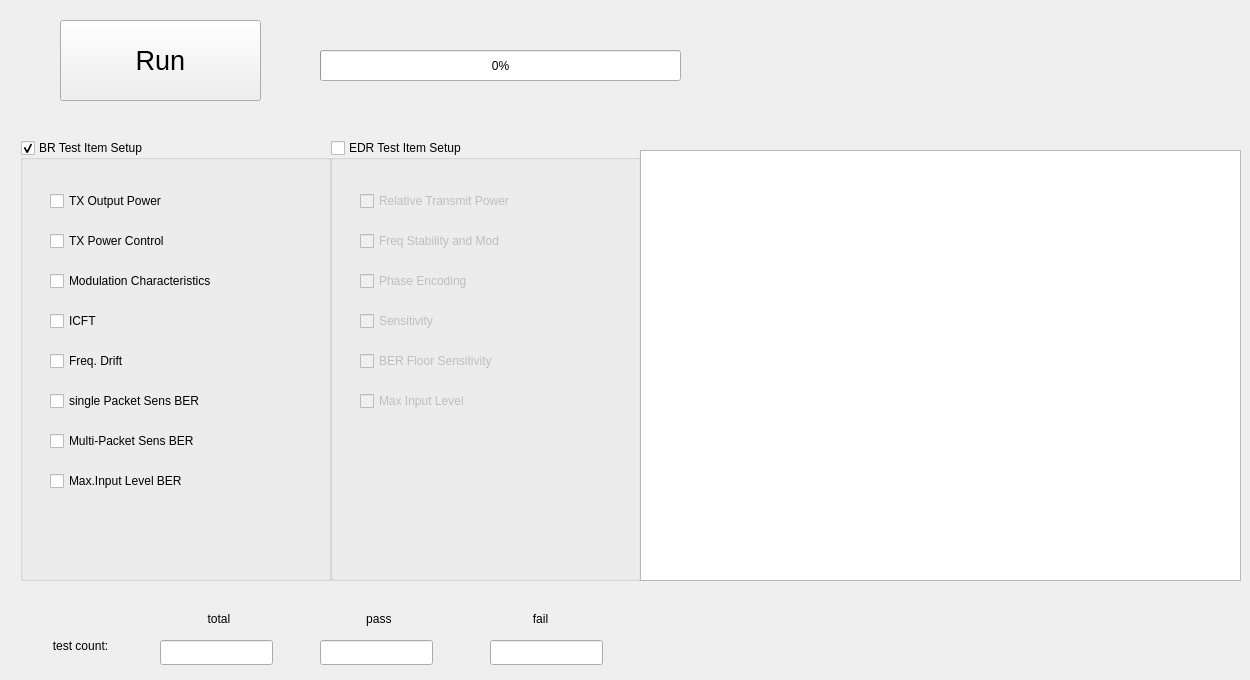
        <widget class="QWidget" name="tab_2">
         <attribute name="title">
          <string>Run BT Test</string>
         </attribute>
         <widget class="QGroupBox" name="groupBox_brtestitem">
          <property name="geometry">
           <rect>
            <x>20</x>
            <y>140</y>
            <width>311</width>
            <height>441</height>
           </rect>
          </property>
          <property name="title">
           <string>BR Test Item Setup</string>
          </property>
          <property name="flat">
           <bool>false</bool>
          </property>
          <property name="checkable">
           <bool>true</bool>
          </property>
          <property name="checked">
           <bool>true</bool>
          </property>
          <widget class="QCheckBox" name="checkBox_test001">
           <property name="geometry">
            <rect>
             <x>30</x>
             <y>50</y>
             <width>261</width>
             <height>22</height>
            </rect>
           </property>
           <property name="text">
            <string>TX Output Power</string>
           </property>
          </widget>
          <widget class="QCheckBox" name="checkBox_test002">
           <property name="geometry">
            <rect>
             <x>30</x>
             <y>90</y>
             <width>261</width>
             <height>22</height>
            </rect>
           </property>
           <property name="text">
            <string>TX Power Control</string>
           </property>
          </widget>
          <widget class="QCheckBox" name="checkBox_test003">
           <property name="geometry">
            <rect>
             <x>30</x>
             <y>130</y>
             <width>261</width>
             <height>22</height>
            </rect>
           </property>
           <property name="text">
            <string>Modulation Characteristics</string>
           </property>
          </widget>
          <widget class="QCheckBox" name="checkBox_test004">
           <property name="geometry">
            <rect>
             <x>30</x>
             <y>170</y>
             <width>261</width>
             <height>22</height>
            </rect>
           </property>
           <property name="text">
            <string>ICFT</string>
           </property>
          </widget>
          <widget class="QCheckBox" name="checkBox_test005">
           <property name="geometry">
            <rect>
             <x>30</x>
             <y>210</y>
             <width>261</width>
             <height>22</height>
            </rect>
           </property>
           <property name="text">
            <string>Freq. Drift</string>
           </property>
          </widget>
          <widget class="QCheckBox" name="checkBox_test007">
           <property name="geometry">
            <rect>
             <x>30</x>
             <y>290</y>
             <width>261</width>
             <height>22</height>
            </rect>
           </property>
           <property name="text">
            <string>Multi-Packet Sens BER</string>
           </property>
          </widget>
          <widget class="QCheckBox" name="checkBox_test008">
           <property name="geometry">
            <rect>
             <x>30</x>
             <y>330</y>
             <width>261</width>
             <height>22</height>
            </rect>
           </property>
           <property name="text">
            <string>Max.Input Level BER</string>
           </property>
          </widget>
          <widget class="QCheckBox" name="checkBox_test006">
           <property name="geometry">
            <rect>
             <x>30</x>
             <y>250</y>
             <width>261</width>
             <height>22</height>
            </rect>
           </property>
           <property name="text">
            <string>single Packet Sens BER</string>
           </property>
          </widget>
         </widget>
         <widget class="QGroupBox" name="groupBox_edrtestitem">
          <property name="geometry">
           <rect>
            <x>330</x>
            <y>140</y>
            <width>311</width>
            <height>441</height>
           </rect>
          </property>
          <property name="title">
           <string>EDR Test Item Setup</string>
          </property>
          <property name="checkable">
           <bool>true</bool>
          </property>
          <property name="checked">
           <bool>false</bool>
          </property>
          <widget class="QCheckBox" name="checkBox_test009">
           <property name="geometry">
            <rect>
             <x>30</x>
             <y>50</y>
             <width>261</width>
             <height>22</height>
            </rect>
           </property>
           <property name="text">
            <string>Relative Transmit Power</string>
           </property>
          </widget>
          <widget class="QCheckBox" name="checkBox_test010">
           <property name="geometry">
            <rect>
             <x>30</x>
             <y>90</y>
             <width>261</width>
             <height>22</height>
            </rect>
           </property>
           <property name="text">
            <string>Freq Stability and Mod</string>
           </property>
          </widget>
          <widget class="QCheckBox" name="checkBox_test011">
           <property name="geometry">
            <rect>
             <x>30</x>
             <y>130</y>
             <width>261</width>
             <height>22</height>
            </rect>
           </property>
           <property name="text">
            <string>Phase Encoding</string>
           </property>
          </widget>
          <widget class="QCheckBox" name="checkBox_test012">
           <property name="geometry">
            <rect>
             <x>30</x>
             <y>170</y>
             <width>261</width>
             <height>22</height>
            </rect>
           </property>
           <property name="text">
            <string>Sensitivity</string>
           </property>
          </widget>
          <widget class="QCheckBox" name="checkBox_test013">
           <property name="geometry">
            <rect>
             <x>30</x>
             <y>210</y>
             <width>261</width>
             <height>22</height>
            </rect>
           </property>
           <property name="text">
            <string>BER Floor Sensitivity</string>
           </property>
          </widget>
          <widget class="QCheckBox" name="checkBox_test014">
           <property name="geometry">
            <rect>
             <x>30</x>
             <y>250</y>
             <width>261</width>
             <height>22</height>
            </rect>
           </property>
           <property name="text">
            <string>Max Input Level</string>
           </property>
          </widget>
         </widget>
         <widget class="QPushButton" name="pushButton_run">
          <property name="geometry">
           <rect>
            <x>60</x>
            <y>20</y>
            <width>201</width>
            <height>81</height>
           </rect>
          </property>
          <property name="font">
           <font>
            <pointsize>20</pointsize>
           </font>
          </property>
          <property name="mouseTracking">
           <bool>true</bool>
          </property>
          <property name="text">
           <string>Run</string>
          </property>
          <property name="autoRepeat">
           <bool>false</bool>
          </property>
         </widget>
         <widget class="QLabel" name="label_runresult">
          <property name="geometry">
           <rect>
            <x>710</x>
            <y>10</y>
            <width>491</width>
            <height>81</height>
           </rect>
          </property>
          <property name="font">
           <font>
            <pointsize>36</pointsize>
           </font>
          </property>
          <property name="text">
           <string/>
          </property>
          <property name="alignment">
           <set>Qt::AlignCenter</set>
          </property>
         </widget>
         <widget class="QTextBrowser" name="textBrowser">
          <property name="geometry">
           <rect>
            <x>640</x>
            <y>150</y>
            <width>601</width>
            <height>431</height>
           </rect>
          </property>
          <property name="palette">
           <palette>
            <active>
             <colorrole role="Text">
              <brush brushstyle="SolidPattern">
               <color alpha="255">
                <red>0</red>
                <green>0</green>
                <blue>0</blue>
               </color>
              </brush>
             </colorrole>
            </active>
            <inactive>
             <colorrole role="Text">
              <brush brushstyle="SolidPattern">
               <color alpha="255">
                <red>0</red>
                <green>0</green>
                <blue>0</blue>
               </color>
              </brush>
             </colorrole>
            </inactive>
            <disabled>
             <colorrole role="Text">
              <brush brushstyle="SolidPattern">
               <color alpha="255">
                <red>120</red>
                <green>120</green>
                <blue>120</blue>
               </color>
              </brush>
             </colorrole>
            </disabled>
           </palette>
          </property>
          <property name="cursor" stdset="0">
           <cursorShape>IBeamCursor</cursorShape>
          </property>
          <property name="readOnly">
           <bool>false</bool>
          </property>
          <property name="html">
           <string>&lt;!DOCTYPE HTML PUBLIC &quot;-//W3C//DTD HTML 4.0//EN&quot; &quot;http://www.w3.org/TR/REC-html40/strict.dtd&quot;&gt;
&lt;html&gt;&lt;head&gt;&lt;meta name=&quot;qrichtext&quot; content=&quot;1&quot; /&gt;&lt;style type=&quot;text/css&quot;&gt;
p, li { white-space: pre-wrap; }
&lt;/style&gt;&lt;/head&gt;&lt;body style=&quot; font-family:'Arial'; font-size:9pt; font-weight:400; font-style:normal;&quot;&gt;
&lt;p style=&quot;-qt-paragraph-type:empty; margin-top:0px; margin-bottom:0px; margin-left:0px; margin-right:0px; -qt-block-indent:0; text-indent:0px;&quot;&gt;&lt;br /&gt;&lt;/p&gt;&lt;/body&gt;&lt;/html&gt;</string>
          </property>
          <property name="overwriteMode">
           <bool>true</bool>
          </property>
          <property name="cursorWidth">
           <number>10</number>
          </property>
          <property name="openExternalLinks">
           <bool>true</bool>
          </property>
         </widget>
         <widget class="QProgressBar" name="progressBar">
          <property name="geometry">
           <rect>
            <x>320</x>
            <y>50</y>
            <width>361</width>
            <height>31</height>
           </rect>
          </property>
          <property name="value">
           <number>0</number>
          </property>
         </widget>
         <widget class="QLabel" name="label_fiallog">
          <property name="geometry">
           <rect>
            <x>700</x>
            <y>109</y>
            <width>531</width>
            <height>31</height>
           </rect>
          </property>
          <property name="text">
           <string/>
          </property>
          <property name="alignment">
           <set>Qt::AlignCenter</set>
          </property>
         </widget>
         <widget class="QLabel" name="label_72">
          <property name="geometry">
           <rect>
            <x>160</x>
            <y>610</y>
            <width>121</width>
            <height>18</height>
           </rect>
          </property>
          <property name="text">
           <string>total </string>
          </property>
          <property name="alignment">
           <set>Qt::AlignCenter</set>
          </property>
         </widget>
         <widget class="QLabel" name="label_115">
          <property name="geometry">
           <rect>
            <x>320</x>
            <y>610</y>
            <width>121</width>
            <height>18</height>
           </rect>
          </property>
          <property name="text">
           <string>pass </string>
          </property>
          <property name="alignment">
           <set>Qt::AlignCenter</set>
          </property>
         </widget>
         <widget class="QLabel" name="label_116">
          <property name="geometry">
           <rect>
            <x>480</x>
            <y>610</y>
            <width>121</width>
            <height>18</height>
           </rect>
          </property>
          <property name="text">
           <string>fail</string>
          </property>
          <property name="alignment">
           <set>Qt::AlignCenter</set>
          </property>
         </widget>
         <widget class="QLineEdit" name="lineEdit_testcount_total">
          <property name="geometry">
           <rect>
            <x>160</x>
            <y>640</y>
            <width>113</width>
            <height>25</height>
           </rect>
          </property>
          <property name="alignment">
           <set>Qt::AlignCenter</set>
          </property>
          <property name="readOnly">
           <bool>true</bool>
          </property>
         </widget>
         <widget class="QLineEdit" name="lineEdit_testcount_pass">
          <property name="geometry">
           <rect>
            <x>320</x>
            <y>640</y>
            <width>113</width>
            <height>25</height>
           </rect>
          </property>
          <property name="alignment">
           <set>Qt::AlignCenter</set>
          </property>
          <property name="readOnly">
           <bool>true</bool>
          </property>
         </widget>
         <widget class="QLineEdit" name="lineEdit_testcount_fail">
          <property name="geometry">
           <rect>
            <x>490</x>
            <y>640</y>
            <width>113</width>
            <height>25</height>
           </rect>
          </property>
          <property name="alignment">
           <set>Qt::AlignCenter</set>
          </property>
          <property name="readOnly">
           <bool>true</bool>
          </property>
         </widget>
         <widget class="QLabel" name="label_117">
          <property name="geometry">
           <rect>
            <x>20</x>
            <y>620</y>
            <width>121</width>
            <height>51</height>
           </rect>
          </property>
          <property name="text">
           <string>test count:</string>
          </property>
          <property name="alignment">
           <set>Qt::AlignCenter</set>
          </property>
         </widget>
        </widget>
